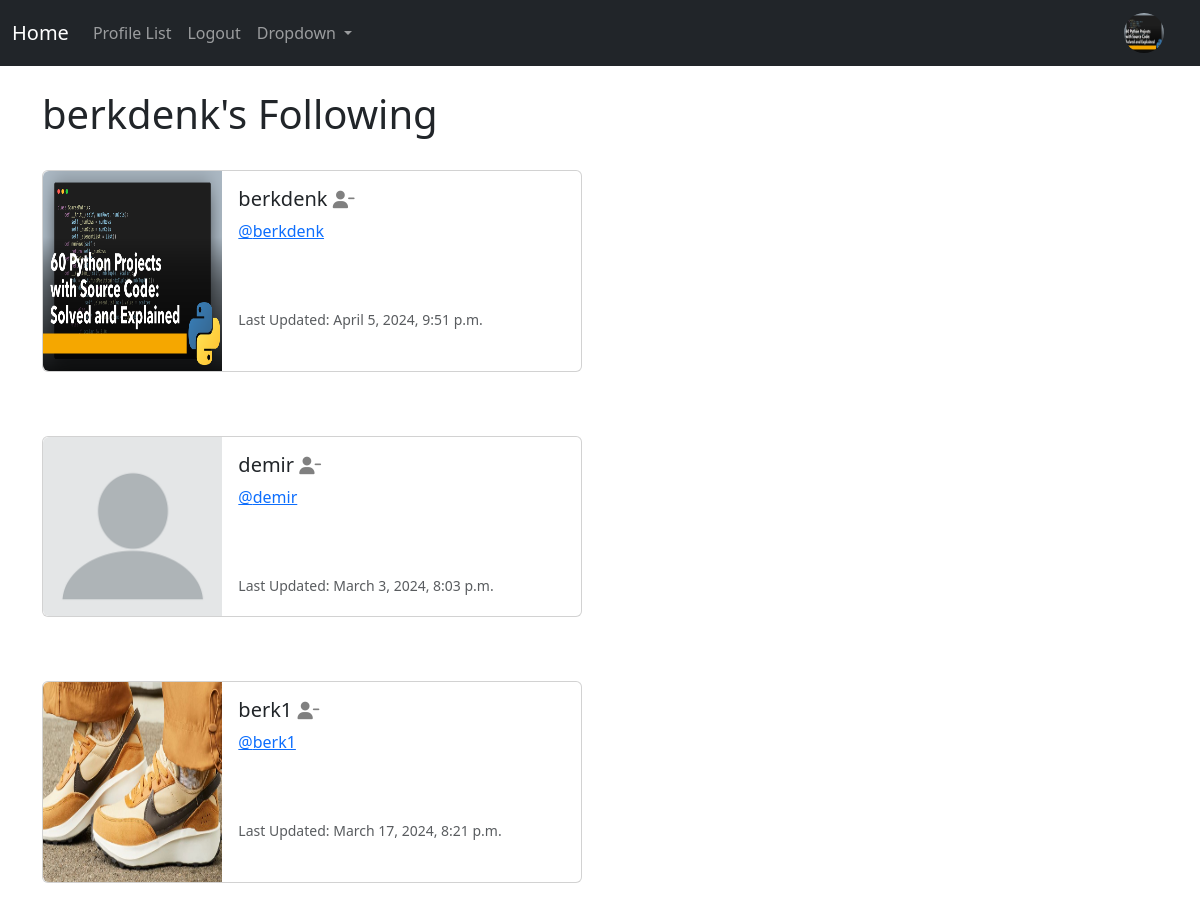
The page /profile/follows/1 (signed in) on the database its author committed.
### cloneT/models.py (models this page shows, shortened)
class Profile(models.Model):
    user=models.OneToOneField(User, on_delete=models.CASCADE)
    follows=models.ManyToManyField("self",
        related_name="followed_by",
        symmetrical=False,
        blank=True)
    date_modified = models.DateTimeField(User,auto_now=True)
    profile_image=models.ImageField(null=True,blank=True,upload_to="images/")
    profile_bio=models.CharField(null=True,blank=True,max_length=500)
    homepage_link=models.CharField(null=True,blank=True,max_length=100)
    facebook_link=models.CharField(null=True,blank=True,max_length=100)
    instagram_link=models.CharField(null=True,blank=True,max_length=100)
    linkedin_link=models.CharField(null=True,blank=True,max_length=100)

### cloneT/views.py (the view)
# urls.py: path('profile/follows/<int:pk>',views.follows,name="follows"),
def follows(request,pk):
    if request.user.is_authenticated:
        if request.user.id==pk:
            profiles = Profile.objects.get(user_id=pk)
            return render(request,'follows.html',{"profiles":profiles})
        else:
            messages.success(request,("That is not your profile page..."))
            return redirect('home')
    else:
        messages.success(request,("You must log in"))
        return redirect('home')

### cloneT/templates/follows.html
{% extends "base.html" %}
{% load static %}
{% block content %}
    <h1> {{request.user.username}}'s Following </h1>
<br/>
{% if profiles %}
    {% for profile in profiles.follows.all %}
        <div class="card mb-3" style="max-width: 540px;">
            <div class="row g-0">
            <div class="col-md-4">
                {% if profile.profile_image %}
                <img src="{{ profile.profile_image.url }}" class="img-fluid rounded-start" alt="{{profile.user.username}}" style="width: 200px; height: 200px;">
                {% else %}
                <img src="{% static "images/user.jpg" %}" class="img-fluid rounded-start" alt="Profile Image">
                {% endif %}
            </div>
            <div class="col-md-8">
                <div class="card-body">
                <h5 class="card-title">{{ profile.user.username }}
                    {% if profile.user.profile in request.user.profile.follows.all %}
                        <a href="{% url 'unfollow' profile.user.id %}">
                        <i class="fa fa-user-minus small" style="color:gray"></i>
                        </a>
                    {% else %}
                        <a href="{% url 'follow' profile.user.id %}">
                        <i class="fa fa-user-plus small" style="color:gray"></i>
                        </a>
                    {% endif %}
                </h5>
                <p class="card-text"><a href="{% url 'profile' profile.user.id%}">@{{ profile.user.username | lower }}</a></a></p><br/><br/>
                <p class="card-text"><small class="text-body-secondary">Last Updated: {{ profile.date_modified }}</small></p>
                </div>
            </div>
            </div>
        </div>
        <br/><br/>
    {% endfor %}
{% endif %}
{% endblock %}

### cloneT/templates/base.html (shortened to what this page needs)
<!doctype html>
<html lang="en">
  <head>
    <link href="https://cdn.jsdelivr.net/npm/bootstrap@5.3.2/dist/css/bootstrap.min.css" rel="stylesheet">
  </head>
  <body>
    {% include "navbar.html" %}
    <div class="container">
    <br/>
    {% block content %}
    {% endblock %}
    </div>
  </body>
</html>

### cloneT/templates/navbar.html (shortened to what this page needs)
{% load static %}
<nav class="navbar navbar-expand-lg navbar-dark bg-dark">
    <div class="container-fluid">
      <a class="navbar-brand" href="{% url "home" %}">Home</a>
      <div class="collapse navbar-collapse" id="navbarSupportedContent">
        <ul class="navbar-nav me-auto mb-2 mb-lg-0">
          <li class="nav-item">
            <a class="nav-link" href="{% url "profile_list" %}">Profile List</a>
          </li>
          {% if user.is_authenticated %}
          <li class="nav-item">
            <a class="nav-link" href="{% url "logout" %}">Logout</a>
          </li>
          {% endif %}
          <li class="nav-item dropdown">
            <a class="nav-link dropdown-toggle" href="#" role="button" data-bs-toggle="dropdown" aria-expanded="false">
              Dropdown
            </a>
          </li>
        </ul>
        {% if user.is_authenticated %}
          <ul class="navbar-nav ml-auto">
            <li class="nav-link navbar-brand">
              <a href="{% url 'profile' request.user.id %}">
                {% if user.profile.profile_image %}
                  <img src="{{ user.profile.profile_image.url }}" width=40 height=40 class="rounded-circle" >
                {% else %}
                  <img src="{% static 'images/user.jpg' %}" width=40 height=40 class="rounded-circle"
                  alt="profile.user.username">
                {% endif %}
              </a>
            </li>
          </ul>
        {% endif %}
      </div>
    </div>
  </nav>

### rows shown on the page
Profile: profile_image (picture), user.username "berkdenk", date_modified "April 5, 2024, 9:51 p.m."
Profile: user.username "demir", date_modified "March 3, 2024, 8:03 p.m."
Profile: profile_image (picture), user.username "berk1", date_modified "March 17, 2024, 8:21 p.m."

### other values the page prints
{{ request.user.username }} "berkdenk"
